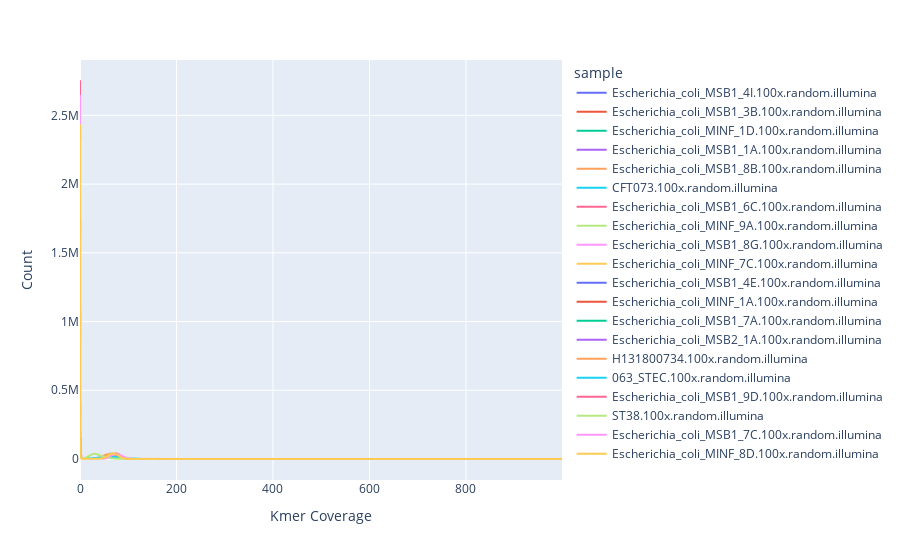

Write notebook code for a chart like this one.
### Code cell
fig_covgs = px.line(all_kmer_coverages, x="coverage", y="count", color='sample')
fig_covgs.update_layout(
    yaxis_title="Count",
    xaxis_title="Kmer Coverage",
)
fig_covgs

### Figure 1 — Plotly figure (JSON) as saved in the notebook; plotly's stock layout.template omitted (floating-point values rounded to 4 significant figures; data arrays with more than 128 entries replaced by an {"elided": "..."} marker saying what was removed)
{"data": [{"hoverlabel": {"namelength": 0}, "hovertemplate": "sample=Escherichia_coli_MSB1_4I.100x.random.illumina<br>coverage=%{x}<br>count=%{y}", "legendgroup": "Escherichia_coli_MSB1_4I.100x.random.illumina", "line": {"color": "#636efa", "dash": "solid"}, "mode": "lines", "name": "Escherichia_coli_MSB1_4I.100x.random.illumina", "showlegend": true, "type": "scattergl", "x": {"elided": "1000 int values"}, "xaxis": "x", "y": {"elided": "1000 int values"}, "yaxis": "y"}, {"hoverlabel": {"namelength": 0}, "hovertemplate": "sample=Escherichia_coli_MSB1_3B.100x.random.illumina<br>coverage=%{x}<br>count=%{y}", "legendgroup": "Escherichia_coli_MSB1_3B.100x.random.illumina", "line": {"color": "#EF553B", "dash": "solid"}, "mode": "lines", "name": "Escherichia_coli_MSB1_3B.100x.random.illumina", "showlegend": true, "type": "scattergl", "x": {"elided": "1000 int values"}, "xaxis": "x", "y": {"elided": "1000 int values"}, "yaxis": "y"}, {"hoverlabel": {"namelength": 0}, "hovertemplate": "sample=Escherichia_coli_MINF_1D.100x.random.illumina<br>coverage=%{x}<br>count=%{y}", "legendgroup": "Escherichia_coli_MINF_1D.100x.random.illumina", "line": {"color": "#00cc96", "dash": "solid"}, "mode": "lines", "name": "Escherichia_coli_MINF_1D.100x.random.illumina", "showlegend": true, "type": "scattergl", "x": {"elided": "1000 int values"}, "xaxis": "x", "y": {"elided": "1000 int values"}, "yaxis": "y"}, {"hoverlabel": {"namelength": 0}, "hovertemplate": "sample=Escherichia_coli_MSB1_1A.100x.random.illumina<br>coverage=%{x}<br>count=%{y}", "legendgroup": "Escherichia_coli_MSB1_1A.100x.random.illumina", "line": {"color": "#ab63fa", "dash": "solid"}, "mode": "lines", "name": "Escherichia_coli_MSB1_1A.100x.random.illumina", "showlegend": true, "type": "scattergl", "x": {"elided": "1000 int values"}, "xaxis": "x", "y": {"elided": "1000 int values"}, "yaxis": "y"}, {"hoverlabel": {"namelength": 0}, "hovertemplate": "sample=Escherichia_coli_MSB1_8B.100x.random.illumina<br>coverage=%{x}<br>count=%{y}", "legendgroup": "Escherichia_coli_MSB1_8B.100x.random.illumina", "line": {"color": "#FFA15A", "dash": "solid"}, "mode": "lines", "name": "Escherichia_coli_MSB1_8B.100x.random.illumina", "showlegend": true, "type": "scattergl", "x": {"elided": "1000 int values"}, "xaxis": "x", "y": {"elided": "1000 int values"}, "yaxis": "y"}, {"hoverlabel": {"namelength": 0}, "hovertemplate": "sample=CFT073.100x.random.illumina<br>coverage=%{x}<br>count=%{y}", "legendgroup": "CFT073.100x.random.illumina", "line": {"color": "#19d3f3", "dash": "solid"}, "mode": "lines", "name": "CFT073.100x.random.illumina", "showlegend": true, "type": "scattergl", "x": {"elided": "1000 int values"}, "xaxis": "x", "y": {"elided": "1000 int values"}, "yaxis": "y"}, {"hoverlabel": {"namelength": 0}, "hovertemplate": "sample=Escherichia_coli_MSB1_6C.100x.random.illumina<br>coverage=%{x}<br>count=%{y}", "legendgroup": "Escherichia_coli_MSB1_6C.100x.random.illumina", "line": {"color": "#FF6692", "dash": "solid"}, "mode": "lines", "name": "Escherichia_coli_MSB1_6C.100x.random.illumina", "showlegend": true, "type": "scattergl", "x": {"elided": "1000 int values"}, "xaxis": "x", "y": {"elided": "1000 int values"}, "yaxis": "y"}, {"hoverlabel": {"namelength": 0}, "hovertemplate": "sample=Escherichia_coli_MINF_9A.100x.random.illumina<br>coverage=%{x}<br>count=%{y}", "legendgroup": "Escherichia_coli_MINF_9A.100x.random.illumina", "line": {"color": "#B6E880", "dash": "solid"}, "mode": "lines", "name": "Escherichia_coli_MINF_9A.100x.random.illumina", "showlegend": true, "type": "scattergl", "x": {"elided": "1000 int values"}, "xaxis": "x", "y": {"elided": "1000 int values"}, "yaxis": "y"}, {"hoverlabel": {"namelength": 0}, "hovertemplate": "sample=Escherichia_coli_MSB1_8G.100x.random.illumina<br>coverage=%{x}<br>count=%{y}", "legendgroup": "Escherichia_coli_MSB1_8G.100x.random.illumina", "line": {"color": "#FF97FF", "dash": "solid"}, "mode": "lines", "name": "Escherichia_coli_MSB1_8G.100x.random.illumina", "showlegend": true, "type": "scattergl", "x": {"elided": "1000 int values"}, "xaxis": "x", "y": {"elided": "1000 int values"}, "yaxis": "y"}, {"hoverlabel": {"namelength": 0}, "hovertemplate": "sample=Escherichia_coli_MINF_7C.100x.random.illumina<br>coverage=%{x}<br>count=%{y}", "legendgroup": "Escherichia_coli_MINF_7C.100x.random.illumina", "line": {"color": "#FECB52", "dash": "solid"}, "mode": "lines", "name": "Escherichia_coli_MINF_7C.100x.random.illumina", "showlegend": true, "type": "scattergl", "x": {"elided": "1000 int values"}, "xaxis": "x", "y": {"elided": "1000 int values"}, "yaxis": "y"}, {"hoverlabel": {"namelength": 0}, "hovertemplate": "sample=Escherichia_coli_MSB1_4E.100x.random.illumina<br>coverage=%{x}<br>count=%{y}", "legendgroup": "Escherichia_coli_MSB1_4E.100x.random.illumina", "line": {"color": "#636efa", "dash": "solid"}, "mode": "lines", "name": "Escherichia_coli_MSB1_4E.100x.random.illumina", "showlegend": true, "type": "scattergl", "x": {"elided": "1000 int values"}, "xaxis": "x", "y": {"elided": "1000 int values"}, "yaxis": "y"}, {"hoverlabel": {"namelength": 0}, "hovertemplate": "sample=Escherichia_coli_MINF_1A.100x.random.illumina<br>coverage=%{x}<br>count=%{y}", "legendgroup": "Escherichia_coli_MINF_1A.100x.random.illumina", "line": {"color": "#EF553B", "dash": "solid"}, "mode": "lines", "name": "Escherichia_coli_MINF_1A.100x.random.illumina", "showlegend": true, "type": "scattergl", "x": {"elided": "1000 int values"}, "xaxis": "x", "y": {"elided": "1000 int values"}, "yaxis": "y"}, {"hoverlabel": {"namelength": 0}, "hovertemplate": "sample=Escherichia_coli_MSB1_7A.100x.random.illumina<br>coverage=%{x}<br>count=%{y}", "legendgroup": "Escherichia_coli_MSB1_7A.100x.random.illumina", "line": {"color": "#00cc96", "dash": "solid"}, "mode": "lines", "name": "Escherichia_coli_MSB1_7A.100x.random.illumina", "showlegend": true, "type": "scattergl", "x": {"elided": "1000 int values"}, "xaxis": "x", "y": {"elided": "1000 int values"}, "yaxis": "y"}, {"hoverlabel": {"namelength": 0}, "hovertemplate": "sample=Escherichia_coli_MSB2_1A.100x.random.illumina<br>coverage=%{x}<br>count=%{y}", "legendgroup": "Escherichia_coli_MSB2_1A.100x.random.illumina", "line": {"color": "#ab63fa", "dash": "solid"}, "mode": "lines", "name": "Escherichia_coli_MSB2_1A.100x.random.illumina", "showlegend": true, "type": "scattergl", "x": {"elided": "1000 int values"}, "xaxis": "x", "y": {"elided": "1000 int values"}, "yaxis": "y"}, {"hoverlabel": {"namelength": 0}, "hovertemplate": "sample=H131800734.100x.random.illumina<br>coverage=%{x}<br>count=%{y}", "legendgroup": "H131800734.100x.random.illumina", "line": {"color": "#FFA15A", "dash": "solid"}, "mode": "lines", "name": "H131800734.100x.random.illumina", "showlegend": true, "type": "scattergl", "x": {"elided": "1000 int values"}, "xaxis": "x", "y": {"elided": "1000 int values"}, "yaxis": "y"}, {"hoverlabel": {"namelength": 0}, "hovertemplate": "sample=063_STEC.100x.random.illumina<br>coverage=%{x}<br>count=%{y}", "legendgroup": "063_STEC.100x.random.illumina", "line": {"color": "#19d3f3", "dash": "solid"}, "mode": "lines", "name": "063_STEC.100x.random.illumina", "showlegend": true, "type": "scattergl", "x": {"elided": "1000 int values"}, "xaxis": "x", "y": {"elided": "1000 int values"}, "yaxis": "y"}, {"hoverlabel": {"namelength": 0}, "hovertemplate": "sample=Escherichia_coli_MSB1_9D.100x.random.illumina<br>coverage=%{x}<br>count=%{y}", "legendgroup": "Escherichia_coli_MSB1_9D.100x.random.illumina", "line": {"color": "#FF6692", "dash": "solid"}, "mode": "lines", "name": "Escherichia_coli_MSB1_9D.100x.random.illumina", "showlegend": true, "type": "scattergl", "x": {"elided": "1000 int values"}, "xaxis": "x", "y": {"elided": "1000 int values"}, "yaxis": "y"}, {"hoverlabel": {"namelength": 0}, "hovertemplate": "sample=ST38.100x.random.illumina<br>coverage=%{x}<br>count=%{y}", "legendgroup": "ST38.100x.random.illumina", "line": {"color": "#B6E880", "dash": "solid"}, "mode": "lines", "name": "ST38.100x.random.illumina", "showlegend": true, "type": "scattergl", "x": {"elided": "1000 int values"}, "xaxis": "x", "y": {"elided": "1000 int values"}, "yaxis": "y"}, {"hoverlabel": {"namelength": 0}, "hovertemplate": "sample=Escherichia_coli_MSB1_7C.100x.random.illumina<br>coverage=%{x}<br>count=%{y}", "legendgroup": "Escherichia_coli_MSB1_7C.100x.random.illumina", "line": {"color": "#FF97FF", "dash": "solid"}, "mode": "lines", "name": "Escherichia_coli_MSB1_7C.100x.random.illumina", "showlegend": true, "type": "scattergl", "x": {"elided": "1000 int values"}, "xaxis": "x", "y": {"elided": "1000 int values"}, "yaxis": "y"}, {"hoverlabel": {"namelength": 0}, "hovertemplate": "sample=Escherichia_coli_MINF_8D.100x.random.illumina<br>coverage=%{x}<br>count=%{y}", "legendgroup": "Escherichia_coli_MINF_8D.100x.random.illumina", "line": {"color": "#FECB52", "dash": "solid"}, "mode": "lines", "name": "Escherichia_coli_MINF_8D.100x.random.illumina", "showlegend": true, "type": "scattergl", "x": {"elided": "1000 int values"}, "xaxis": "x", "y": {"elided": "1000 int values"}, "yaxis": "y"}], "layout": {"legend": {"title": {"text": "sample"}, "tracegroupgap": 0}, "margin": {"t": 60}, "xaxis": {"anchor": "y", "domain": [0, 1], "title": {"text": "Kmer Coverage"}}, "yaxis": {"anchor": "x", "domain": [0, 1], "title": {"text": "Count"}}}}
